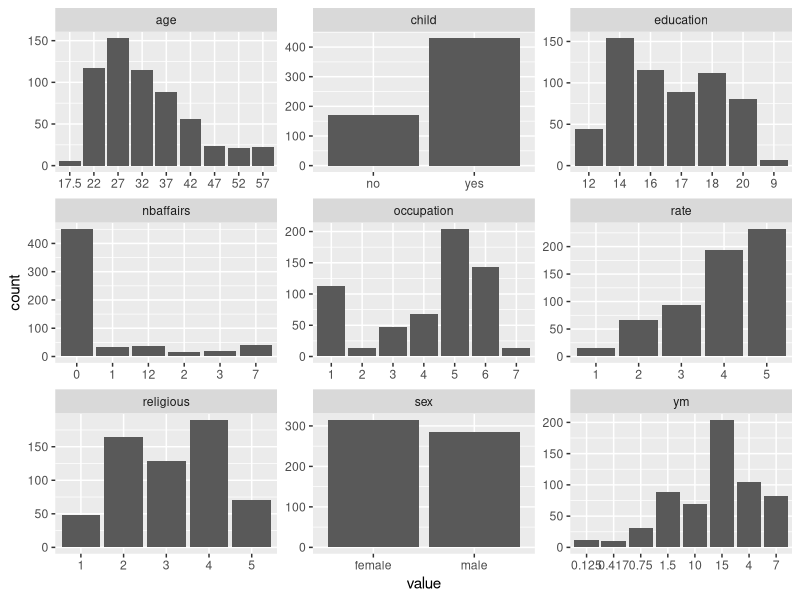

The R source for this figure:
## ---- chunk 1
# Access libraries
library(dplyr)
library(ggplot2)
library(GGally)
library(stringr)
library(tidyverse)

# reading data from the wrangles CSV file to table 'affairs'
affairs <- read.table("data/affairs.csv", sep = ";", header = TRUE)

# printing a summary of affairs
summary(affairs)
# n= 601; 315 females, 286 males; mean age: 32.48 years
## ---- chunk 2
# printing a graphical summarization of affairs
gather(affairs) %>% ggplot(aes(value)) + facet_wrap("key", scales = "free") + geom_bar()

## ---- chunk 3
knitr::opts_chunk$set(echo = TRUE)
